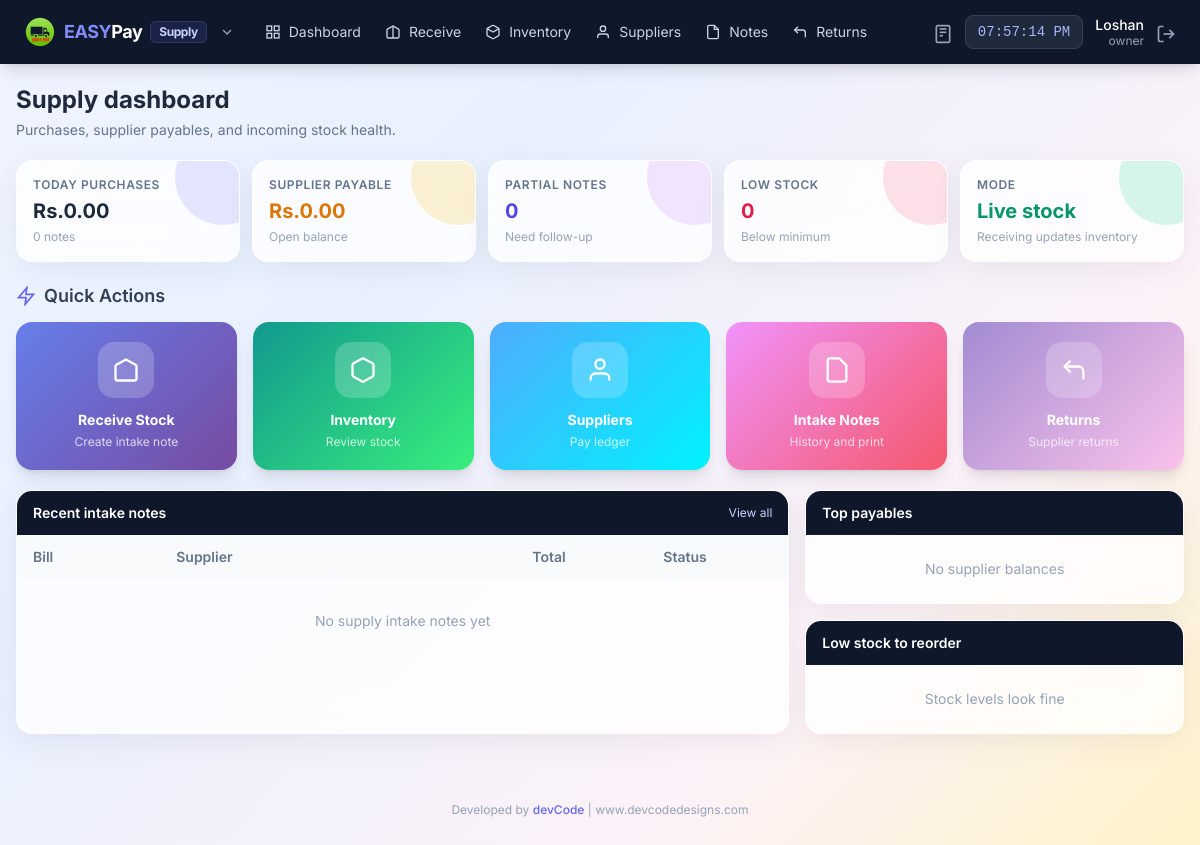
Before: /supply/dashboard (signed in) with the older database file.
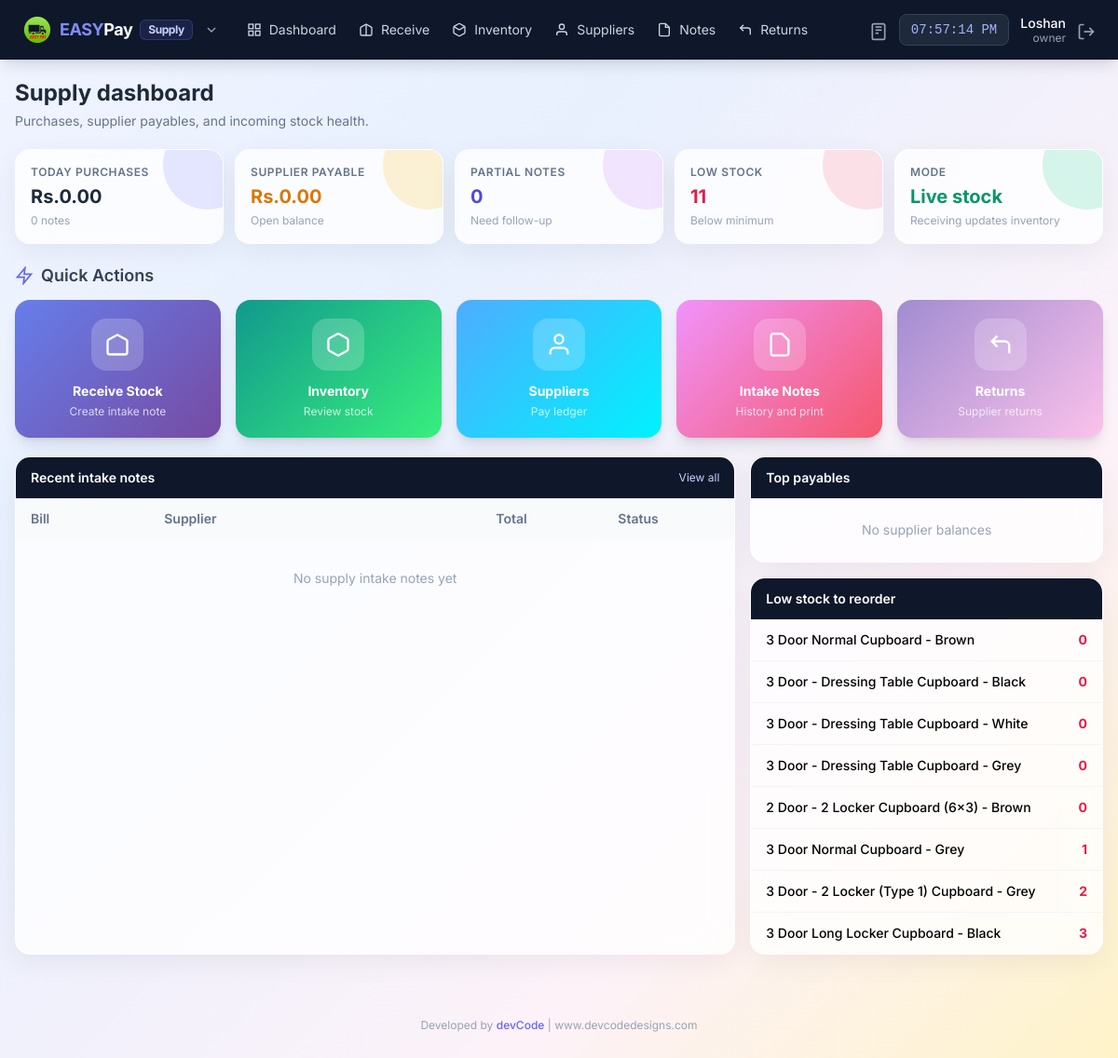
After: the same page with the newer database file.
### app/models/product.py (models this page shows, shortened)
class Product(db.Model):
    __tablename__ = 'products'
    id = db.Column(db.Integer, primary_key=True)
    barcode = db.Column(db.String(50), unique=True, index=True)
    name = db.Column(db.String(200), nullable=False)
    description = db.Column(db.Text)
    category = db.Column(db.String(100))
    sku = db.Column(db.String(50), unique=True)
    cost_price = db.Column(db.Float, default=0.0)  # What warehouse paid
    retail_price = db.Column(db.Float, default=0.0)  # Regular selling price
    wholesale_price = db.Column(db.Float, default=0.0)  # Price for credit/bulk customers
    stock_quantity = db.Column(db.Integer, default=0)
    min_stock_level = db.Column(db.Integer, default=5)
    is_active = db.Column(db.Boolean, default=True)
    added_by = db.Column(db.Integer, db.ForeignKey('users.id'))
    created_at = db.Column(db.DateTime, default=datetime.now)
    updated_at = db.Column(db.DateTime, default=datetime.now, onupdate=datetime.now)
    stock_movements = db.relationship('StockMovement', backref='product', lazy=True)

### app/routes/supply.py (the view)
@supply_bp.route('/dashboard')
@login_required
def dashboard():
    today = datetime.now().date()
    today_bills = SupplyBill.query.filter(
        db.func.date(SupplyBill.created_at) == today,
        SupplyBill.is_cancelled == False
    ).all()
    recent_bills = SupplyBill.query.filter_by(is_cancelled=False).order_by(SupplyBill.created_at.desc()).limit(8).all()
    top_suppliers = Supplier.query.filter_by(is_active=True).order_by(Supplier.balance.desc()).limit(6).all()
    low_stock = Product.query.filter(
        Product.is_active == True,
        Product.stock_quantity <= Product.min_stock_level
    ).order_by(Product.stock_quantity.asc()).limit(8).all()
    stats = {
        'today_total': sum(b.total or 0 for b in today_bills),
        'today_count': len(today_bills),
        'total_payable': db.session.query(db.func.sum(Supplier.balance)).filter(Supplier.is_active == True).scalar() or 0,
        'partial_count': SupplyBill.query.filter(
            SupplyBill.payment_status == 'partial',
            SupplyBill.is_cancelled == False
        ).count(),
        'low_stock_count': Product.query.filter(
            Product.is_active == True,
            Product.stock_quantity <= Product.min_stock_level
        ).count(),
    }
    return render_template(
        'supply/dashboard.html',
        stats=stats,
        recent_bills=recent_bills,
        top_suppliers=top_suppliers,
        low_stock=low_stock,
    )

### app/models/user.py (called while the page is built)
@login_manager.user_loader
def load_user(user_id):
    return User.query.get(int(user_id))

### app/templates/supply/dashboard.html (shortened to what the changed rows need)
{% extends "supply/base_supply.html" %}
{% block content %}
<div class="max-w-7xl mx-auto px-4 py-5">
    <div class="flex flex-col sm:flex-row justify-between items-start sm:items-center gap-3 mb-5">
        <div>
            <h1 class="text-2xl font-bold text-slate-800">Supply dashboard</h1>
        </div>
    </div>
    <div class="grid grid-cols-2 lg:grid-cols-5 gap-3 mb-5">
        <div class="stat-card glass-card rounded-2xl p-4 relative overflow-hidden">
            <div class="relative">
                <div>
                    <p class="text-xs uppercase tracking-wider text-slate-500 font-semibold">Low stock</p>
                    <p class="text-xl font-bold text-rose-600 mt-1">{{ stats.low_stock_count }}</p>
                    <p class="text-xs text-slate-400 mt-1">Below minimum</p>
                </div>
            </div>
        </div>
    </div>
    <div class="mb-5">
        <h2 class="text-lg font-semibold text-slate-700 mb-3 flex items-center gap-2">
            <svg class="w-5 h-5 text-indigo-500" viewBox="0 0 24 24" fill="none" stroke="currentColor" stroke-width="2"><polygon points="13 2 3 14 12 14 11 22 21 10 12 10 13 2"></polygon></svg>
            Quick Actions
        </h2>
    </div>
    <div class="grid grid-cols-1 lg:grid-cols-3 gap-4">
        <div class="lg:col-span-2 glass-card rounded-2xl overflow-hidden">
            <div class="px-4 py-3 bg-slate-900 text-white flex justify-between items-center">
                <h2 class="text-sm font-semibold">Recent intake notes</h2>
            </div>
            <div class="overflow-x-auto">
                <table class="w-full text-sm">
                    <thead><tr class="bg-slate-50 text-slate-500">
                        <th class="px-4 py-3 text-left font-semibold">Bill</th>
                        <th class="px-4 py-3 text-left font-semibold">Supplier</th>
                        <th class="px-4 py-3 text-right font-semibold">Total</th>
                        <th class="px-4 py-3 text-center font-semibold">Status</th>
                    </tr></thead>
                </table>
            </div>
        </div>
        <div class="space-y-4">
            <div class="glass-card rounded-2xl overflow-hidden">
                <div class="divide-y divide-slate-100">
                    {% for product in low_stock %}
                    <div class="px-4 py-3 flex justify-between gap-3 text-sm">
                        <span class="font-medium">{{ product.name }}</span>
                        <span class="font-bold text-rose-600">{{ product.stock_quantity }}</span>
                    </div>
                    {% else %}
                    <div class="px-4 py-6 text-center text-sm text-slate-400">Stock levels look fine</div>
                    {% endfor %}
                </div>
            </div>
        </div>
    </div>
</div>
{% endblock %}

Changed rows visible on the page:
added Product: name "3 Door Normal Cupboard - Brown", stock_quantity "0"
added Product: name "3 Door - Dressing Table Cupboard - Black", stock_quantity "0"
added Product: name "3 Door - Dressing Table Cupboard - White", stock_quantity "0"
added Product: name "3 Door - Dressing Table Cupboard - Grey", stock_quantity "0"
added Product: name "2 Door - 2 Locker Cupboard (6x3) - Brown", stock_quantity "0"
added Product: name "3 Door Normal Cupboard - Grey", stock_quantity "1"
now on this page (row edited): Product: name "3 Door - 2 Locker (Type 1) Cupboard - Grey", stock_quantity "2"
added Product: name "3 Door Long Locker Cupboard - Black", stock_quantity "3"
Other visible differences:
{{ stats.low_stock_count }}: "0" → "11"
text no longer shown: "Stock levels look fine"
